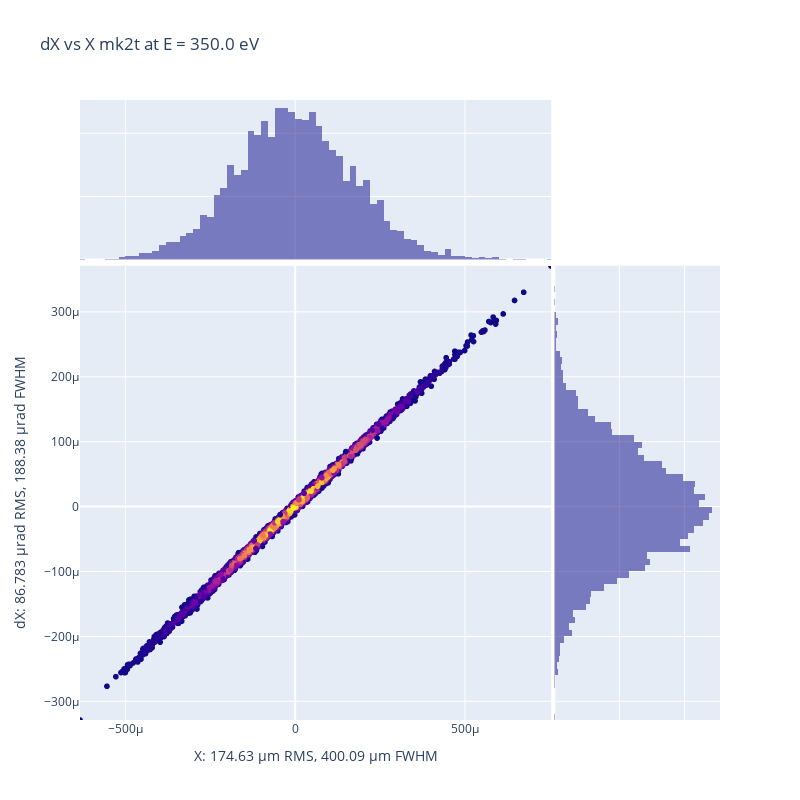

Source (notebook cell):
### Code cell
opx.plot_spd_plotly(oe.get_diagram(distance_from_oe=0), oe_name=oe.name, x_key="X", y_key="dX", 
                show_map=False, light_plot=False, orthonorm=False, save_in_file="", return_fwhm=False, )

### Figure 1 — Plotly figure (JSON) as saved in the notebook; plotly's stock layout.template omitted (floating-point values rounded to 4 significant figures; data arrays with more than 128 entries replaced by an {"elided": "..."} marker saying what was removed)
{"data": [{"hovertemplate": "X=%{x}<br>dX=%{y}<br>color=%{marker.color}<extra></extra>", "legendgroup": "", "marker": {"color": {"elided": "5000 float values"}, "coloraxis": "coloraxis", "symbol": "circle"}, "mode": "markers", "name": "", "showlegend": false, "type": "scattergl", "x": {"elided": "5000 float values"}, "xaxis": "x", "y": {"elided": "5000 float values"}, "yaxis": "y"}, {"alignmentgroup": "True", "bingroup": "x", "hovertemplate": "X=%{x}<br>count=%{y}<extra></extra>", "legendgroup": "", "marker": {"color": "#0d0887"}, "name": "", "offsetgroup": "", "opacity": 0.5, "showlegend": false, "type": "histogram", "x": {"elided": "5000 float values"}, "xaxis": "x3", "yaxis": "y3"}, {"alignmentgroup": "True", "bingroup": "y", "hovertemplate": "dX=%{y}<br>count=%{x}<extra></extra>", "legendgroup": "", "marker": {"color": "#0d0887"}, "name": "", "offsetgroup": "", "opacity": 0.5, "showlegend": false, "type": "histogram", "xaxis": "x2", "y": {"elided": "5000 float values"}, "yaxis": "y2"}], "layout": {"barmode": "overlay", "coloraxis": {"colorbar": {"title": {"text": "color"}}, "colorscale": [[0, "#0d0887"], [0.1111, "#46039f"], [0.2222, "#7201a8"], [0.3333, "#9c179e"], [0.4444, "#bd3786"], [0.5556, "#d8576b"], [0.6667, "#ed7953"], [0.7778, "#fb9f3a"], [0.8889, "#fdca26"], [1, "#f0f921"]], "showscale": false}, "height": 800, "legend": {"tracegroupgap": 0}, "title": {"text": "dX vs X mk2t at E = 350.0 eV"}, "width": 800, "xaxis": {"anchor": "y", "domain": [0, 0.7363], "range": [-0.0006333, 0.0007536], "title": {"text": "X: 174.63 µm RMS, 400.09 µm FWHM"}}, "xaxis2": {"anchor": "y2", "domain": [0.7413, 1], "matches": "x2", "showgrid": true, "showline": false, "showticklabels": false, "ticks": ""}, "xaxis3": {"anchor": "y3", "domain": [0, 0.7363], "matches": "x", "showgrid": true, "showticklabels": false}, "xaxis4": {"anchor": "y4", "domain": [0.7413, 1], "matches": "x2", "showgrid": true, "showline": false, "showticklabels": false, "ticks": ""}, "yaxis": {"anchor": "x", "domain": [0, 0.7326], "range": [-0.0003288, 0.000371], "title": {"text": "dX: 86.783 µrad RMS, 188.38 µrad FWHM"}}, "yaxis2": {"anchor": "x2", "domain": [0, 0.7326], "matches": "y", "showgrid": true, "showticklabels": false}, "yaxis3": {"anchor": "x3", "domain": [0.7426, 1], "matches": "y3", "showgrid": true, "showline": false, "showticklabels": false, "ticks": ""}, "yaxis4": {"anchor": "x4", "domain": [0.7426, 1], "matches": "y3", "showgrid": true, "showline": false, "showticklabels": false, "ticks": ""}}}
